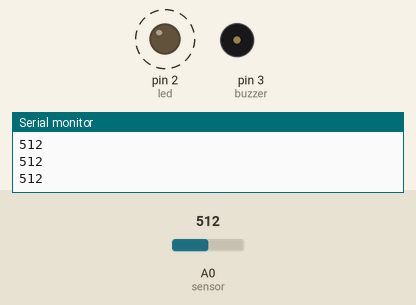
Bench run of a sketch on a simulated Arduino Uno, built with avr-gcc and run on an emulated ATmega328P. Shown: output pins drawn as LEDs (lit = HIGH), buzzer (waves = sounding, pin HIGH), the last lines printed to the serial monitor. Dashed ring = blinking. Inputs (shaded band) come from the test bench; at power-on: A0 (sensor) = 512.

Above: at 1.29 s.
1.3 s: A0 (sensor) set to 593
4.3 s: A0 (sensor) set to 610
At 5.2 s:
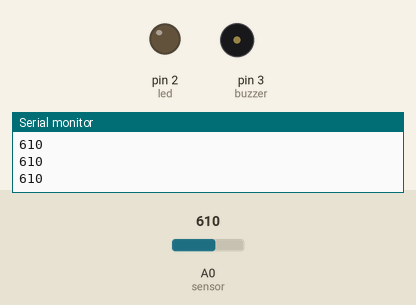
5.8 s: A0 (sensor) set to 590
At 8.7 s:
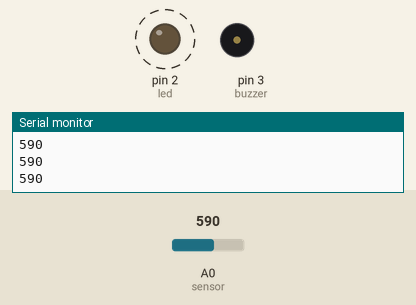
8.8 s: A0 (sensor) set to 716
At 9.6 s:
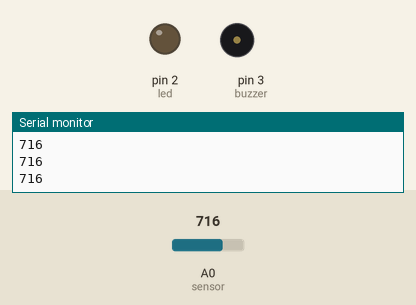
Timing chart, 0 to 11.3 s (numbered marks = the images above; inputs shaded):
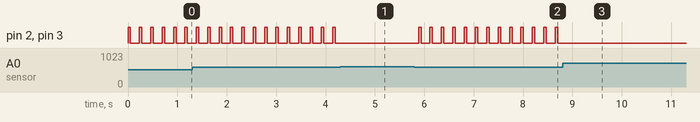

The sketch:

tiktiok_rainSensor.ino
```cpp
#define sensor A0
#define buzzer 3
#define led 2

void setup() {
  Serial.begin (115200);
  pinMode (sensor, INPUT);
  pinMode(led, OUTPUT);
  pinMode (buzzer, OUTPUT);
  // put your setup code here, to run once:

}

void loop() {
  if (analogRead(sensor) <= 600) {
    digitalWrite(buzzer, 1);
    digitalWrite(led, 1);
    delay(50);
    digitalWrite(buzzer, 0);
    digitalWrite(led, 0);
    delay(80);
  } else {
    digitalWrite(buzzer, 0);
    digitalWrite(led, 0);
  }
  Serial.println(analogRead(sensor));
  delay(100);
  // put your main code here, to run repeatedly:

}
```

Measured:
- the behaviour switches between 600 and 601 on A0 (sensor) (found by bisection; images 0 and 1)
- after the input at 4.3 s, pin 2 (led), pin 3 (buzzer): stops changing and stays LOW
- after the input at 5.8 s, pin 2 (led), pin 3 (buzzer): alternates HIGH for 0.05 s and LOW for 0.18 s, starting after 0.08 s
- after the input at 8.8 s, pin 2 (led), pin 3 (buzzer): stops changing and stays LOW
- by itself, pin 2 (led), pin 3 (buzzer): alternates HIGH for 0.05 s and LOW for 0.18 s
